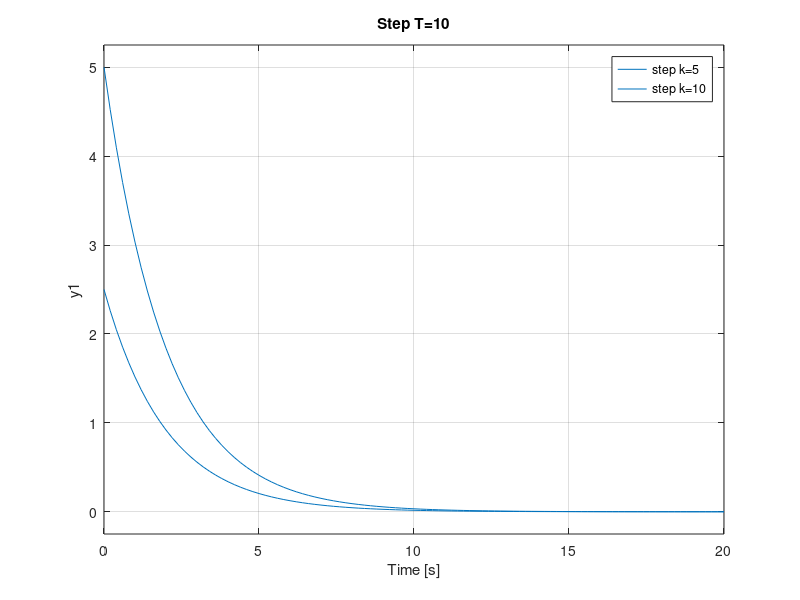

Write MATLAB code to recreate this figure.
clear all
close all
clc

k = 5;
T = 2;

Gt2 = tf([k 0],[2 1]);
Gt10 = tf([k 0], [10 1]);
Gk5 = tf([5 0], [T 1]);
Gk10 = tf([10 0], [T 1]);

subplot(2,2,1);
impulse(Gt2);
xlabel('s');
ylabel('G(s)');
grid on;
hold on;
impulse(Gt10);
title('Impulse k=5')
legend('impulse T=2','impulse T=10');

subplot(2,2,2);
step(Gt2);
xlabel('s');
ylabel('G(s)');
grid on;
hold on;
step(Gt10);
title('Step k=5')
legend('step T=2','step T=10');

subplot(2,2,3);
impulse(Gk5);
xlabel('s');
ylabel('G(s)');
grid on;
hold on;
impulse(Gk10);
title('Impulse T=2')
legend('impulse k=5','impulse k=10');

subplot(2,2,4);
step(Gk5);
xlabel('s');
ylabel('G(s)');
grid on;
hold on;
step(Gk10);
title('Step T=10')
legend('step k=5','step k=10');
